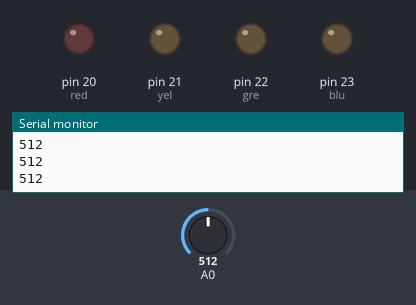
Simulated run of this sketch. Board: Arduino Mega 2560, built with avr-gcc and run on an emulated ATmega2560. On the bench: output pins drawn as LEDs (lit = HIGH), the last lines printed to the serial monitor. The inputs (shaded band) are chosen by the test bench; at power-on: A0 = 512.

Above: at 1.2 s.
1.3 s: A0 set to 487
At 1.6 s:
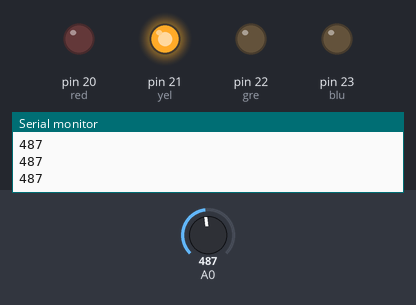
2.8 s: A0 set to 613
4.3 s: A0 set to 635
At 5.2 s:
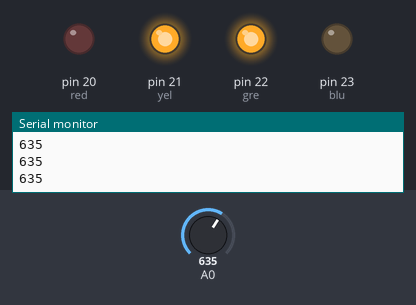
5.8 s: A0 set to 867
7.3 s: A0 set to 886
At 8.5 s:
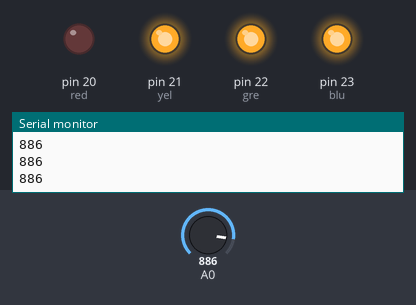
8.8 s: A0 set to 511
At 9.9 s:
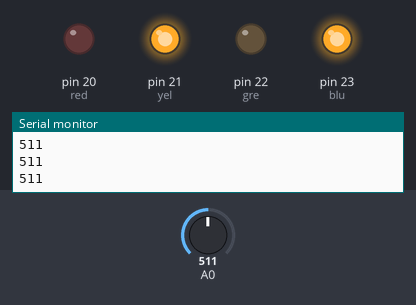
Timing chart, 0 to 11.3 s (numbered marks = the images above; inputs shaded):
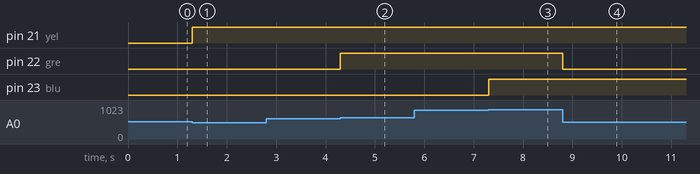

Measured:
- the behaviour switches between 501 and 500 on A0 (found by bisection; images 0 and 1)
- the behaviour switches between 627 and 628 on A0 (found by bisection; images 1 and 2)
- the behaviour switches between 877 and 878 on A0 (found by bisection; images 2 and 3)
- after the input at 1.3 s, pin 21 (yel): LOW → HIGH at once
- after the input at 4.3 s, pin 22 (gre): LOW → HIGH at once
- after the input at 7.3 s, pin 23 (blu): LOW → HIGH at once
- after the input at 8.8 s, pin 22 (gre): HIGH → LOW at once

The sketch:

teensytestled.ino
```cpp
int red = 20;
int yel = 21;
int gre = 22;
int blu = 23;
int brightness = 0;

void setup() {
  Serial.begin(9600);
  pinMode(red, OUTPUT);
  pinMode(yel, OUTPUT);
  pinMode(gre, OUTPUT);
  pinMode(blu, OUTPUT);
}

void loop() {
  int fabvar = analogRead(A0);
  if (fabvar <= 250){
    brightness = fabvar;
    analogWrite(red, brightness);
  }
  else if (fabvar > 250 && fabvar <= 500){
    brightness = fabvar - 250;
    analogWrite(yel, brightness);
  }
  else if (fabvar > 500 && fabvar <= 750){
    brightness = fabvar - 500;
    analogWrite(gre, brightness);
  }
  else if (fabvar > 750){
    brightness = fabvar - 750;
    analogWrite(blu, brightness);
  }
  Serial.println(fabvar);
}
```
